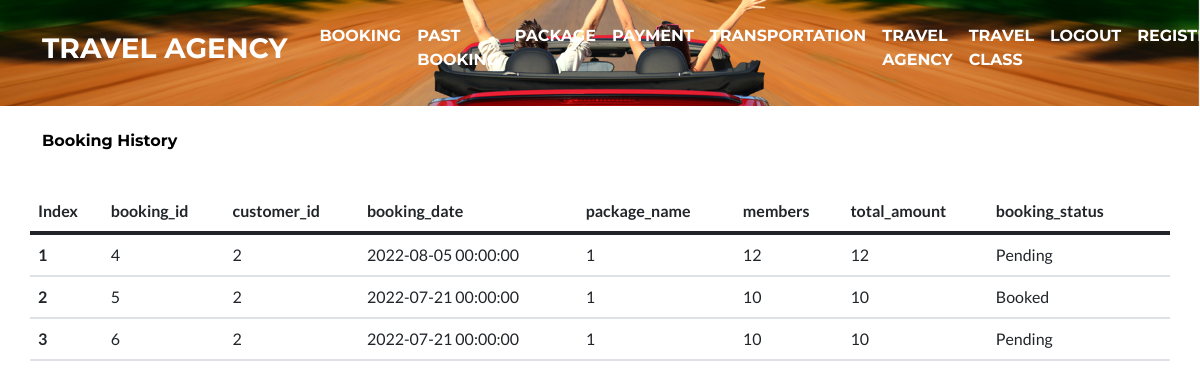
The page /past_booking (signed in) on the database its author committed.
### tables this page shows
CREATE TABLE booking
(
    booking_id     INTEGER PRIMARY KEY,
    customer_id    Integer,
    package_id     Integer,
    booking_date   date,
    package_name   text,
    members        text,
    total_amount   Integer,
    booking_status text
);

### app.py (the view)
@app.route('/past_booking', methods=['GET', 'POST'])
@login_required
def past_booking():
    if request.method == 'POST':
        if request.form.get("accept"):
            change_booking_status(int(request.form.get("accept")), 'Booked')
        if request.form.get('reject'):
            change_booking_status(int(request.form.get("reject")), 'Rejected')
    header = f"Hi {session['username']}, Below is your previous booking"
    if session['username'] == 'admin':
        items = get_all_booking()
    else:
        items = get_past_booking(customer_id=session['id'])
    for i in range(len(items)):
        items[i] = list(items[i])
        items[i][3] = str(items[i][3])
    table_header = ['Index', "booking_id", "customer_id", "booking_date", "package_name", "members", "total_amount",
                    "booking_status"]
    return render_template('bookinghistory.html', header=header,
                           table_header=table_header, table_header_len_=len(table_header),
                           items_len_=len(items), items=items, session=session)

### app.py (called while the page is built)
def login_required(f):
    @wraps(f)
    def decorated_function(*args, **kwargs):
        if session.get('id') is None:
            return redirect(url_for('login', next=request.url))
        return f(*args, **kwargs)
    return decorated_function

### database.py (called while the page is built)
def get_past_booking(**kwargs):
    try:
        query = 'SELECT booking_id, customer_id, booking_date,package_name, members, total_amount,booking_status  FROM booking WHERE customer_id=?'
        cursor.execute(query, (int(kwargs.get('customer_id')),))
        result = cursor.fetchall()
        msg = 'Fetched customer previous booking'
    except Exception as ex:
        print(ex)
        result = []
        mydb.rollback()
        msg = 'Error raises while fetching booking'
    return result

### templates/bookinghistory.html (shortened to what this page needs)
<!DOCTYPE html>
<html lang="en">
<head>
    <link rel="stylesheet" href="{{ url_for('static', filename='css/styles.css') }}">
</head>
<body id="page-top">
<nav class="navbar navbar-expand-lg text-uppercase " id="mainNav">
    <div class="container">
        <a class="navbar-brand" href="#page-top">Travel Agency</a>
        <div class="collapse navbar-collapse" id="navbarResponsive">
            <ul class="navbar-nav ms-auto">
                <li class="nav-item mx-0"><a class="nav-link py-3 px-0 px-lg-3 rounded"
                                             href="{{ url_for('booking') }}">Booking</a>
                </li>
                <li class="nav-item mx-0 "><a class="nav-link py-3 px-0 px-lg-3 rounded"
                                              href="{{ url_for('past_booking') }}">Past Booking</a>
                </li>
                <li class="nav-item mx-0 "><a class="nav-link py-3 px-0 px-lg-3 rounded"
                                              href="{{ url_for('package') }}">Package</a>
                </li>
                <li class="nav-item mx-0 "><a class="nav-link py-3 px-0 px-lg-3 rounded"
                                              href="{{ url_for('payment') }}">Payment</a>
                </li>
                <li class="nav-item mx-0 "><a class="nav-link py-3 px-0 px-lg-3 rounded"
                                              href="{{ url_for('transportation') }}">Transportation</a></li>
                <li class="nav-item mx-0 "><a class="nav-link py-3 px-0 px-lg-3 rounded"
                                              href="{{ url_for('travel_agency') }}">Travel Agency</a></li>
                <li class="nav-item mx-0 "><a class="nav-link py-3 px-0 px-lg-3 rounded"
                                              href="{{ url_for('travel_class') }}">Travel Class</a></li>
                {% if session.get('id') is none %}
                <li class="nav-item mx-0 "><a class="nav-link py-3 px-0 px-lg-3 rounded"
                                              href="{{ url_for('login') }}">Login</a></li>
                {% else %}
                <li class="nav-item mx-0 "><a class="nav-link py-3 px-0 px-lg-3 rounded"
                                              href="{{ url_for('logout') }}">Logout</a></li>
                {% endif %}
                <li class="nav-item mx-0 "><a class="nav-link py-3 px-0 px-lg-3 rounded"
                                              href="{{ url_for('register') }}">Register</a>
            </ul>
        </div>
    </div>
</nav>
<div class="bg-dark py-2 text-black pt-3">
    <div class="container">
        <h6><br>Booking History</h6>
    </div>
</div>
<header class="masthead ">
    <div class="container d-flex flex-column">
        <div class="row">
            <table class="table">
                <thead>
                <tr>
                    {%for i in range(0, table_header_len_)%}
                    <th scope="col">{{ table_header[i] }}</th>
                    {% endfor %}
                </tr>
                </thead>
                <tbody>
                {%for i in range(0, items_len_ )%}
                <tr>
                    <th scope="col">{{ i+ 1}}</th>
                    {% for j in range(0, table_header_len_)%}
                    <td>{{ items[i][j]}}</td>
                    {% endfor %}
                </tr>
                {% endfor %}
                </tbody>
            </table>
        </div>
    </div>
</header>
</body>
</html>

### rows shown on the page
booking: booking_id "4" "2" "2022-08-05 00:00:00" "1" "12" "12" "Pending"
booking: booking_id "5" "2" "2022-07-21 00:00:00" "1" "10" "10" "Booked"
booking: booking_id "6" "2" "2022-07-21 00:00:00" "1" "10" "10" "Pending"

### other values the page prints
{{ table_header[i] }} "Index" "booking_id" "customer_id" "booking_date" "package_name" "members" "total_amount" "booking_status"
{{ i+ 1 }} "1" "2" "3"
